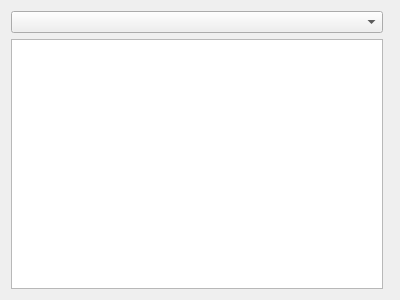
<?xml version="1.0" encoding="UTF-8"?>
<ui version="4.0">
 <class>Dialog</class>
 <widget class="QDialog" name="Dialog">
  <property name="geometry">
   <rect>
    <x>0</x>
    <y>0</y>
    <width>400</width>
    <height>300</height>
   </rect>
  </property>
  <property name="windowTitle">
   <string>Dialog</string>
  </property>
  <layout class="QHBoxLayout" name="horizontalLayout">
   <item>
    <layout class="QVBoxLayout" name="verticalLayout">
     <item>
      <widget class="QComboBox" name="comboBox"/>
     </item>
     <item>
      <widget class="QListView" name="listView"/>
     </item>
    </layout>
   </item>
   <item>
    <widget class="QCustomPlot" name="graphPlot" native="true"/>
   </item>
  </layout>
 </widget>
 <customwidgets>
  <customwidget>
   <class>QCustomPlot</class>
   <extends>QWidget</extends>
   <header>QCustomPlot/qcustomplot.h</header>
   <container>1</container>
  </customwidget>
 </customwidgets>
 <resources/>
 <connections/>
</ui>
